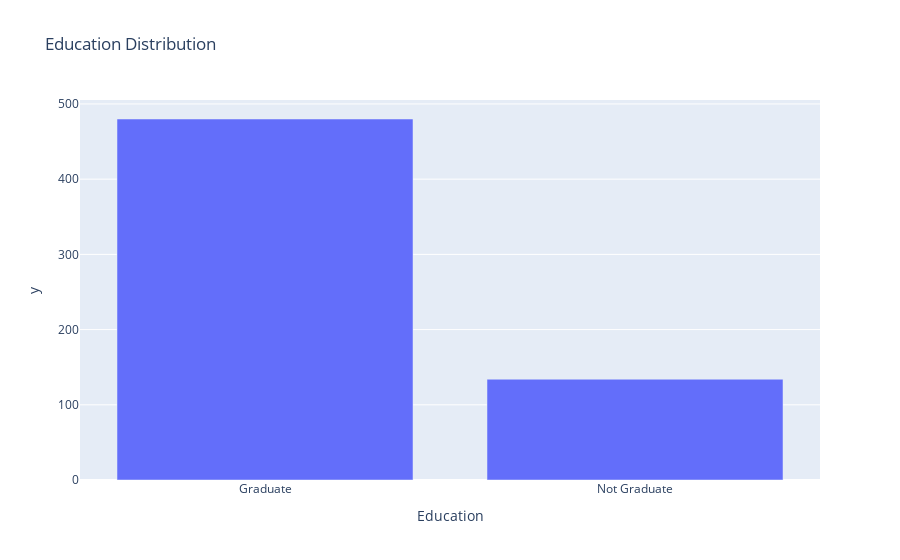

Here is the notebook cell this chart was saved with:
### Code cell
education_count = df['Education'].value_counts()
fig_education = px.bar(education_count, 
                       x=education_count.index, 
                       y=education_count.values, 
                       title='Education Distribution')
fig_education.show()

### Figure 1 — Plotly figure (JSON) as saved in the notebook; plotly's stock layout.template omitted (floating-point values rounded to 4 significant figures)
{"data": [{"hovertemplate": "Education=%{x}<br>y=%{y}<extra></extra>", "legendgroup": "", "marker": {"color": "#636efa", "pattern": {"shape": ""}}, "name": "", "orientation": "v", "showlegend": false, "textposition": "auto", "type": "bar", "x": ["Graduate", "Not Graduate"], "xaxis": "x", "y": [480, 134], "yaxis": "y"}], "layout": {"barmode": "relative", "legend": {"tracegroupgap": 0}, "title": {"text": "Education Distribution"}, "xaxis": {"anchor": "y", "domain": [0, 1], "title": {"text": "Education"}}, "yaxis": {"anchor": "x", "domain": [0, 1], "title": {"text": "y"}}}}
